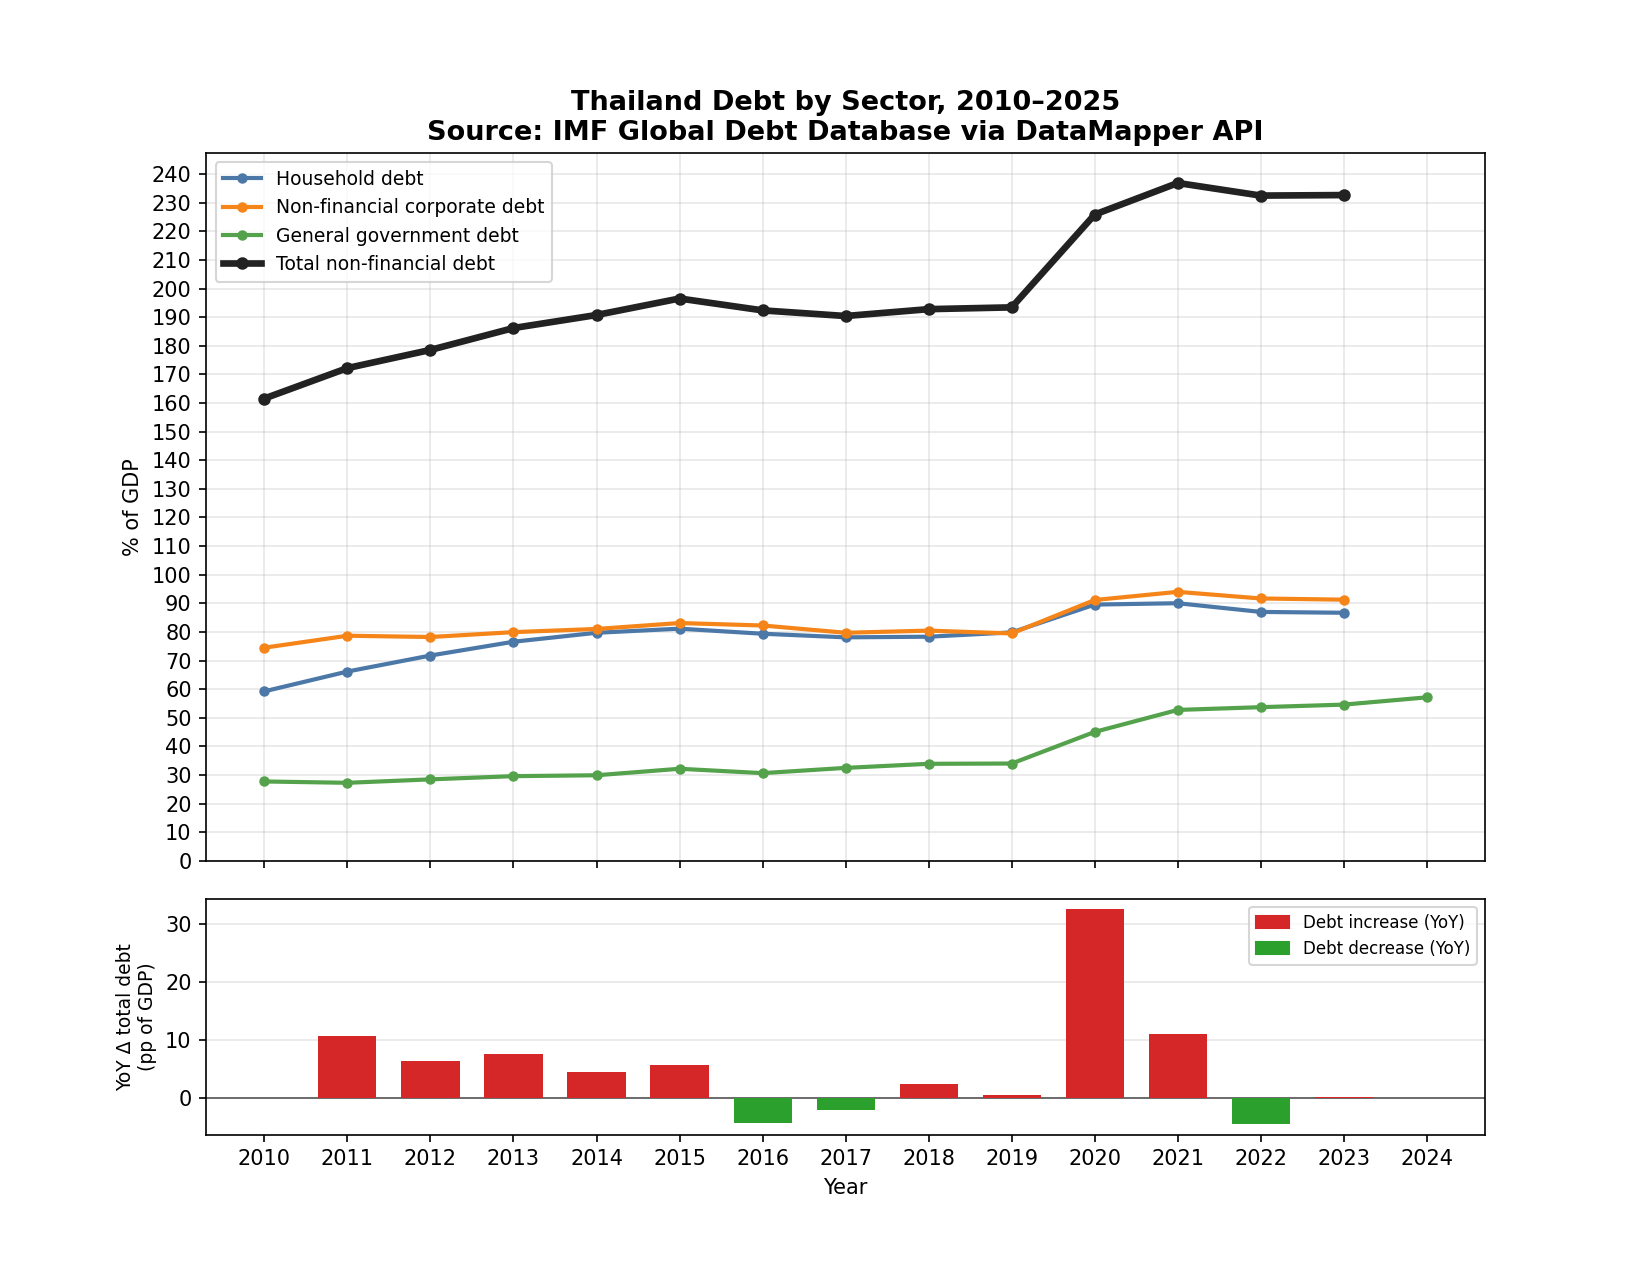

Write Python code to recreate this figure.
"""
ดึง time series หนี้ 3 sector ของไทย (household, non-financial corporate, government)
ปี 2010-2025 จาก IMF Global Debt Database ผ่าน DataMapper API แล้วพล็อตกราฟ

Source: IMF Global Debt Database (Mbaye, Badia & Chae methodology) via DataMapper API
"""

import sys
import requests
import pandas as pd
import matplotlib.pyplot as plt
from matplotlib.ticker import MultipleLocator

COUNTRY = "THA"
YEAR_START = 2010
YEAR_END = 2025

INDICATORS = {
    "household": "HH_LS",
    "nfc": "NFC_LS",
    "government": "GG_DEBT_GDP",
}

LABELS = {
    "household": "Household debt",
    "nfc": "Non-financial corporate debt",
    "government": "General government debt",
}

BASE_URL = "https://www.imf.org/external/datamapper/api/v1/{indicator}/{country}"

# BOT/PDMO reported general government debt range for sanity check (% of GDP)
BOT_PDMO_LOW = 59.0
BOT_PDMO_HIGH = 66.0
SANITY_THRESHOLD_PP = 10.0


def fetch_indicator(name: str, code: str) -> dict:
    """Fetch one indicator series for THA from IMF DataMapper API.

    Returns dict: {"series": {year:int -> value:float}, "estimatesStart": int|None}
    Raises RuntimeError with a clear message on any failure (no silent fail).
    """
    url = BASE_URL.format(indicator=code, country=COUNTRY)
    try:
        resp = requests.get(url, timeout=30)
    except requests.RequestException as e:
        raise RuntimeError(
            f"[{name} / {code}] request failed: could not reach {url} ({e})"
        )

    if resp.status_code == 404:
        raise RuntimeError(
            f"[{name} / {code}] HTTP 404 — indicator/country not found at {url}"
        )
    if resp.status_code != 200:
        raise RuntimeError(
            f"[{name} / {code}] HTTP {resp.status_code} from {url}: {resp.text[:300]}"
        )

    try:
        payload = resp.json()
    except ValueError:
        raise RuntimeError(
            f"[{name} / {code}] response was not valid JSON from {url}"
        )

    if not payload:
        raise RuntimeError(f"[{name} / {code}] empty JSON payload from {url}")

    values = payload.get("values")
    if not values:
        raise RuntimeError(
            f"[{name} / {code}] no 'values' key in response from {url}. "
            f"Top-level keys were: {list(payload.keys())}"
        )

    if code not in values:
        raise RuntimeError(
            f"[{name} / {code}] indicator code '{code}' missing from response['values']. "
            f"Keys present: {list(values.keys())}"
        )

    country_data = values[code]
    if COUNTRY not in country_data:
        raise RuntimeError(
            f"[{name} / {code}] country key '{COUNTRY}' missing from "
            f"response['values']['{code}']. Countries present: "
            f"{sorted(country_data.keys())[:10]}..."
        )

    series_raw = country_data[COUNTRY]
    if not series_raw:
        raise RuntimeError(
            f"[{name} / {code}] '{COUNTRY}' present but has no data (empty dict)"
        )

    series = {}
    for year_str, val in series_raw.items():
        try:
            year = int(year_str)
        except ValueError:
            continue
        if val is None:
            continue
        if YEAR_START <= year <= YEAR_END:
            series[year] = float(val)

    if not series:
        raise RuntimeError(
            f"[{name} / {code}] no data points in range {YEAR_START}-{YEAR_END}. "
            f"Available years: {sorted(int(y) for y in series_raw if y.isdigit())}"
        )

    estimates_start = payload.get("estimatesStart")
    return {"series": series, "estimatesStart": estimates_start}


def main():
    print("=" * 70)
    print("Fetching IMF Global Debt Database series for Thailand (THA)")
    print("=" * 70)

    fetched = {}
    errors = []
    for name, code in INDICATORS.items():
        try:
            fetched[name] = fetch_indicator(name, code)
            n = len(fetched[name]["series"])
            yrs = sorted(fetched[name]["series"])
            est = fetched[name]["estimatesStart"]
            print(
                f"OK  {name:12s} ({code:12s}): {n} points, "
                f"years {yrs[0]}-{yrs[-1]}, estimatesStart={est}"
            )
        except RuntimeError as e:
            print(f"ERROR fetching {name}: {e}", file=sys.stderr)
            errors.append(str(e))

    if errors:
        raise RuntimeError(
            "Aborting: failed to fetch " + str(len(errors)) +
            " indicator(s):\n" + "\n".join(errors)
        )

    # Build a single DataFrame indexed by year
    all_years = sorted(
        set().union(*(d["series"].keys() for d in fetched.values()))
    )
    df = pd.DataFrame({"year": all_years})
    for name in INDICATORS:
        s = fetched[name]["series"]
        df[name] = df["year"].map(s)

    # Flag projection years per indicator (year >= estimatesStart)
    proj_flags = {}
    for name in INDICATORS:
        est = fetched[name]["estimatesStart"]
        if est is not None:
            proj_flags[name] = df["year"] >= int(est)
        else:
            proj_flags[name] = pd.Series([False] * len(df))
        df[f"{name}_is_projection"] = proj_flags[name]

    # Total non-financial debt = household + nfc + government
    df["total"] = df["household"] + df["nfc"] + df["government"]
    df["total_is_projection"] = (
        df["household_is_projection"]
        | df["nfc_is_projection"]
        | df["government_is_projection"]
    )

    # Print raw table for inspection before trusting the chart
    print()
    print("=" * 70)
    print("RAW DATA TABLE (% of GDP) — inspect before trusting the chart")
    print("=" * 70)
    display_df = df[["year", "household", "nfc", "government", "total"]].copy()
    for name in ["household", "nfc", "government", "total"]:
        proj_col = f"{name}_is_projection"
        display_df[name] = [
            f"{v:.1f}{'*' if p else ''}" if pd.notna(v) else "n/a"
            for v, p in zip(df[name], df[proj_col])
        ]
    with pd.option_context("display.max_rows", None, "display.width", 120):
        print(display_df.to_string(index=False))
    print("(* = IMF projection / estimate year, based on 'estimatesStart' field)")

    # --- Sanity check: government debt vs BOT/PDMO reported range ---
    print()
    print("=" * 70)
    print("SANITY CHECK: IMF GDD general government debt vs BOT/PDMO reported figures")
    print("=" * 70)
    gov_rows = df.dropna(subset=["government"])
    if gov_rows.empty:
        print("WARNING: no government debt data available to sanity-check.")
    else:
        latest_row = gov_rows.iloc[-1]
        latest_year = int(latest_row["year"])
        latest_val = latest_row["government"]
        is_proj = latest_row["government_is_projection"]
        print(
            f"Latest IMF GDD value: {latest_val:.1f}% of GDP "
            f"(year {latest_year}{', PROJECTION' if is_proj else ', actual'})"
        )
        print(f"BOT/PDMO reported range: {BOT_PDMO_LOW}-{BOT_PDMO_HIGH}% of GDP")
        if latest_val < BOT_PDMO_LOW:
            diff = BOT_PDMO_LOW - latest_val
        elif latest_val > BOT_PDMO_HIGH:
            diff = latest_val - BOT_PDMO_HIGH
        else:
            diff = 0.0
        if diff > SANITY_THRESHOLD_PP:
            print(
                f"WARNING: IMF GDD value differs from BOT/PDMO range by "
                f"{diff:.1f}pp (> {SANITY_THRESHOLD_PP}pp threshold). "
                f"This likely reflects a different debt perimeter definition "
                f"(e.g. IMF GDD may include/exclude different government "
                f"sub-sectors, guarantees, or SOE debt compared to BOT/PDMO)."
            )
        else:
            print(
                f"OK: within {SANITY_THRESHOLD_PP}pp of BOT/PDMO reported range "
                f"(diff = {diff:.1f}pp)."
            )

    # --- Plot ---
    plot_chart(df)


def plot_chart(df: pd.DataFrame):
    # Year-over-year change in total debt, for the bottom volume/bar panel
    df = df.sort_values("year").reset_index(drop=True)
    df["total_yoy_change"] = df["total"].diff()

    fig, (ax, ax_bar) = plt.subplots(
        2, 1, figsize=(11, 8.5), sharex=True,
        gridspec_kw={"height_ratios": [3, 1], "hspace": 0.08},
    )

    # Component lines
    component_styles = {
        "household": {"color": "#4C78A8", "label": LABELS["household"]},
        "nfc": {"color": "#F58518", "label": LABELS["nfc"]},
        "government": {"color": "#54A24B", "label": LABELS["government"]},
    }

    for name, style in component_styles.items():
        actual = df[~df[f"{name}_is_projection"]]
        proj = df[df[f"{name}_is_projection"]]
        ax.plot(
            df["year"], df[name],
            color=style["color"], linewidth=2, label=style["label"],
            marker="o", markersize=4, zorder=3,
        )
        if not proj.empty:
            ax.scatter(
                proj["year"], proj[name],
                facecolors="none", edgecolors=style["color"],
                marker="D", s=70, linewidths=1.8, zorder=4,
            )

    # Total line — thicker, darker
    ax.plot(
        df["year"], df["total"],
        color="#222222", linewidth=3.2, label="Total non-financial debt",
        marker="o", markersize=5, zorder=5,
    )
    proj_total = df[df["total_is_projection"]]
    if not proj_total.empty:
        ax.scatter(
            proj_total["year"], proj_total["total"],
            facecolors="none", edgecolors="#222222",
            marker="D", s=90, linewidths=2.0, zorder=6,
            label="IMF projection",
        )

    ax.set_ylim(bottom=0)
    ax.yaxis.set_major_locator(MultipleLocator(10))
    ax.set_ylabel("% of GDP")
    ax.set_title(
        "Thailand Debt by Sector, 2010–2025\n"
        "Source: IMF Global Debt Database via DataMapper API",
        fontsize=13, fontweight="bold",
    )
    ax.grid(True, alpha=0.3)
    ax.legend(loc="upper left", frameon=True, fontsize=9)
    ax.tick_params(labelbottom=False)  # x labels shown only on bottom panel

    # --- Bottom panel: YoY change in total debt (volume-style bar chart) ---
    INCREASE_COLOR = "#D62728"  # debt rising
    DECREASE_COLOR = "#2CA02C"  # debt falling
    bar_data = df.dropna(subset=["total_yoy_change"])
    colors = [
        INCREASE_COLOR if v >= 0 else DECREASE_COLOR
        for v in bar_data["total_yoy_change"]
    ]
    ax_bar.bar(
        bar_data["year"], bar_data["total_yoy_change"],
        color=colors, width=0.7, zorder=3,
    )
    ax_bar.axhline(0, color="#555555", linewidth=0.8, zorder=2)
    ax_bar.set_ylabel("YoY Δ total debt\n(pp of GDP)", fontsize=9)
    ax_bar.set_xlabel("Year")
    ax_bar.grid(True, axis="y", alpha=0.3)
    ax_bar.yaxis.set_major_locator(MultipleLocator(10))

    from matplotlib.patches import Patch
    ax_bar.legend(
        handles=[
            Patch(color=INCREASE_COLOR, label="Debt increase (YoY)"),
            Patch(color=DECREASE_COLOR, label="Debt decrease (YoY)"),
        ],
        loc="upper right", frameon=True, fontsize=8,
    )

    all_years = df["year"].tolist()
    ax_bar.set_xticks(all_years)
    ax_bar.set_xticklabels([str(int(y)) for y in all_years], rotation=0)

    fig.tight_layout()

    out_path = "D:/investment/Finance_tools/thailand_debt_imf.png"
    fig.savefig(out_path, dpi=150)
    print()
    print(f"Chart saved to: {out_path}")


if __name__ == "__main__":
    main()
